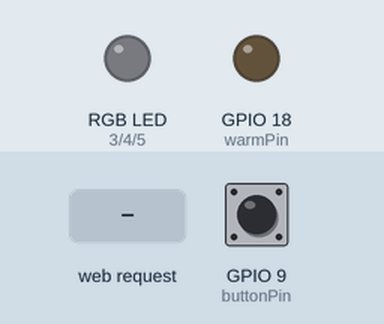
Simulated run of this sketch. Board: ESP32-C3. Shown: an RGB LED mixed from three pins (HIGH = lit), output pins drawn as LEDs (lit = HIGH). Inputs (shaded band) come from the test bench; at power-on: GPIO 9 (buttonPin) HIGH. WiFi joins after 1.5 s; servers stay silent unless stated; pins used as bus, display or sensor lines are not drawn; what the sketch prints to the serial monitor is not drawn.

Above: at 4.2 s.
4.3 s: GPIO 9 (buttonPin) pulled LOW for 0.15 s
7.4 s: HTTP request GET / received
At 11.1 s:
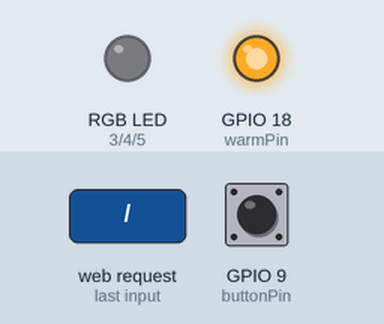
Timing chart, 0 to 16.4 s (numbered marks = the images above; inputs shaded):
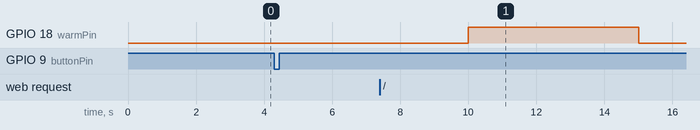

Measured:
- after the input at 4.3 s, every drawn part: stays the same

The sketch:

Button_Leds_Testing_ESP-C3-32S-Kit.ino
```cpp
//    _  ___          __   _     _
//   | || \ \        / /  | |   (_)
//   | || |\ \  /\  / /__ | |__  _
//   |__   _\ \/  \/ / _ \| '_ \| |
//      | |  \  /\  / (_) | |_) | |
//      |_|   \/  \/ \___/|_.__/|_|.com
//
//  https://4wobi.com/2022/04/14/esp32-esp-c3-32s-kit/
//
//  Install ESP32 Board Package
//  https://raw.githubusercontent.com/espressif/arduino-esp32/gh-pages/package_esp32_dev_index.json
//
//  ESP32C3 Dev Module
//  Flash Size: 2MB(16Mb) or 4MB(32Mb)
//
//  Source: https://microcontrollerslab.com/esp32-rgb-led-web-server/
//

/*  Ai-Thinker ESP-C3-32S-Kit
      RGB LED:      IO5 RGB blue;
                    IO3 RGB red;
                    IO4 RGB green;
      WARLM LED:    IO19
      COLD LED:     IO18
      RIGHT BUTTON: IO9
*/

#include <WiFi.h>
#include <WebServer.h>

#include "html.h"

// WIFI SETTINGS
const char* ssid = "WIFI";
const char* password = "PASSWORD";

const byte DNS_PORT = 53;

// BUTTON SETTINGS
const int buttonPin = 9;
bool buttonState = 1;
bool lastButtonState = 1;

// LED SETTINGS
const int warmPin = 18;
const int coldPin = 19;
bool lampState = 0;
unsigned int ledTimer = 5000;
unsigned long ledLastTimer = 0;

// RGB LED SETTINGS
const int red_pin = 3;
const int green_pin = 4;
const int blue_pin = 5;

// Setting PWM frequency, channels and bit resolution
const int frequency = 5000;
const int redChannel = 0;
const int greenChannel = 1;
const int blueChannel = 2;
const int resolution = 8;

WebServer webServer(80);

void handleRoot() {
  String red_pin = webServer.arg(0);
  String green_pin = webServer.arg(1);
  String blue_pin = webServer.arg(2);

  if ((red_pin != "") && (green_pin != "") && (blue_pin != ""))
  {
    ledcWrite(redChannel, 1023 - red_pin.toInt());
    ledcWrite(greenChannel, 1023 - green_pin.toInt());
    ledcWrite(blueChannel, 1023 - blue_pin.toInt());
  }
  Serial.print("Red: ");
  Serial.println(red_pin.toInt());
  Serial.print("Green: ");
  Serial.println(green_pin.toInt());
  Serial.print("Blue: ");
  Serial.println(blue_pin.toInt());
  Serial.println();

  webServer.send(200, "text/html", webpage);
}

void setup() {
  pinMode(buttonPin, INPUT_PULLUP);
  pinMode(warmPin, OUTPUT);
  pinMode(coldPin, OUTPUT);

  ledcSetup(redChannel, frequency, resolution);
  ledcSetup(greenChannel, frequency, resolution);
  ledcSetup(blueChannel, frequency, resolution);

  ledcAttachPin(red_pin, redChannel);
  ledcAttachPin(green_pin, greenChannel);
  ledcAttachPin(blue_pin, blueChannel);

  delay(1000);
  Serial.begin(115200);
  Serial.println();

  WiFi.mode(WIFI_STA);
  WiFi.begin(ssid, password);
  Serial.print("Connecting to WiFi ..");
  while (WiFi.status() != WL_CONNECTED) {
    Serial.print('.');
    delay(1000);
  }
  Serial.println(WiFi.localIP());

  webServer.on("/", handleRoot);
  webServer.begin();
}

void loop() {
  // RGB LED with WEB SERVER
  webServer.handleClient();

  // BUTTON
  buttonState = digitalRead(buttonPin);
  if (buttonState == HIGH && lastButtonState == 0) {
    Serial.println("Button State HIGH");
    lastButtonState = 1;
  } else if (buttonState == LOW && lastButtonState == 1) {
    Serial.println("Button State LOW");
    lastButtonState = 0;
  }

  // WARM & COLD LEDS
  unsigned long now = millis();
  if (now - ledLastTimer > ledTimer) {
    ledLastTimer = now;
    if (lampState == 0) {
      lampState = 1;
      Serial.println("Cold LED HIGH");
      digitalWrite(warmPin, LOW);
      digitalWrite(coldPin, HIGH);
    }
    else {
      lampState = 0;
      Serial.println("Warm LED HIGH");
      digitalWrite(coldPin, LOW);
      digitalWrite(warmPin, HIGH);
    }
  }
}
```

html.h
```cpp
#ifndef HTML_H
#define HTML_H

String webpage = ""
"<!DOCTYPE html><html><head><title>RGB control</title><meta name='mobile-web-app-capable' content='yes' />"
"<meta name='viewport' content='width=device-width' /></head><body style='margin: 0px; padding: 0px;'>"
"<canvas id='colorspace'></canvas></body>"
"<script type='text/javascript'>"
"(function () {"
" var canvas = document.getElementById('colorspace');"
" var ctx = canvas.getContext('2d');"
" function drawCanvas() {"
" var colours = ctx.createLinearGradient(0, 0, window.innerWidth, 0);"
" for(var i=0; i <= 360; i+=10) {"
" colours.addColorStop(i/360, 'hsl(' + i + ', 100%, 50%)');"
" }"
" ctx.fillStyle = colours;"
" ctx.fillRect(0, 0, window.innerWidth, window.innerHeight);"
" var luminance = ctx.createLinearGradient(0, 0, 0, ctx.canvas.height);"
" luminance.addColorStop(0, '#ffffff');"
" luminance.addColorStop(0.05, '#ffffff');"
" luminance.addColorStop(0.5, 'rgba(0,0,0,0)');"
" luminance.addColorStop(0.95, '#000000');"
" luminance.addColorStop(1, '#000000');"
" ctx.fillStyle = luminance;"
" ctx.fillRect(0, 0, ctx.canvas.width, ctx.canvas.height);"
" }"
" var eventLocked = false;"
" function handleEvent(clientX, clientY) {"
" if(eventLocked) {"
" return;"
" }"
" function colourCorrect(v) {"
" return Math.round(1023-(v*v)/64);"
" }"
" var data = ctx.getImageData(clientX, clientY, 1, 1).data;"
" var params = ["
" 'r=' + colourCorrect(data[0]),"
" 'g=' + colourCorrect(data[1]),"
" 'b=' + colourCorrect(data[2])"
" ].join('&');"
" var req = new XMLHttpRequest();"
" req.open('POST', '?' + params, true);"
" req.send();"
" eventLocked = true;"
" req.onreadystatechange = function() {"
" if(req.readyState == 4) {"
" eventLocked = false;"
" }"
" }"
" }"
" canvas.addEventListener('click', function(event) {"
" handleEvent(event.clientX, event.clientY, true);"
" }, false);"
" canvas.addEventListener('touchmove', function(event){"
" handleEvent(event.touches[0].clientX, event.touches[0].clientY);"
"}, false);"
" function resizeCanvas() {"
" canvas.width = window.innerWidth;"
" canvas.height = window.innerHeight;"
" drawCanvas();"
" }"
" window.addEventListener('resize', resizeCanvas, false);"
" resizeCanvas();"
" drawCanvas();"
" document.ontouchmove = function(e) {e.preventDefault()};"
" })();"
"</script></html>";

#endif
```
